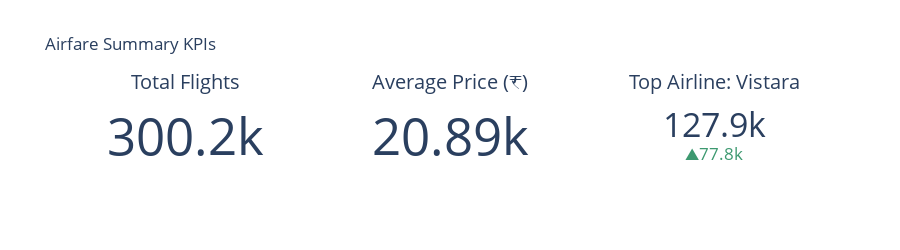
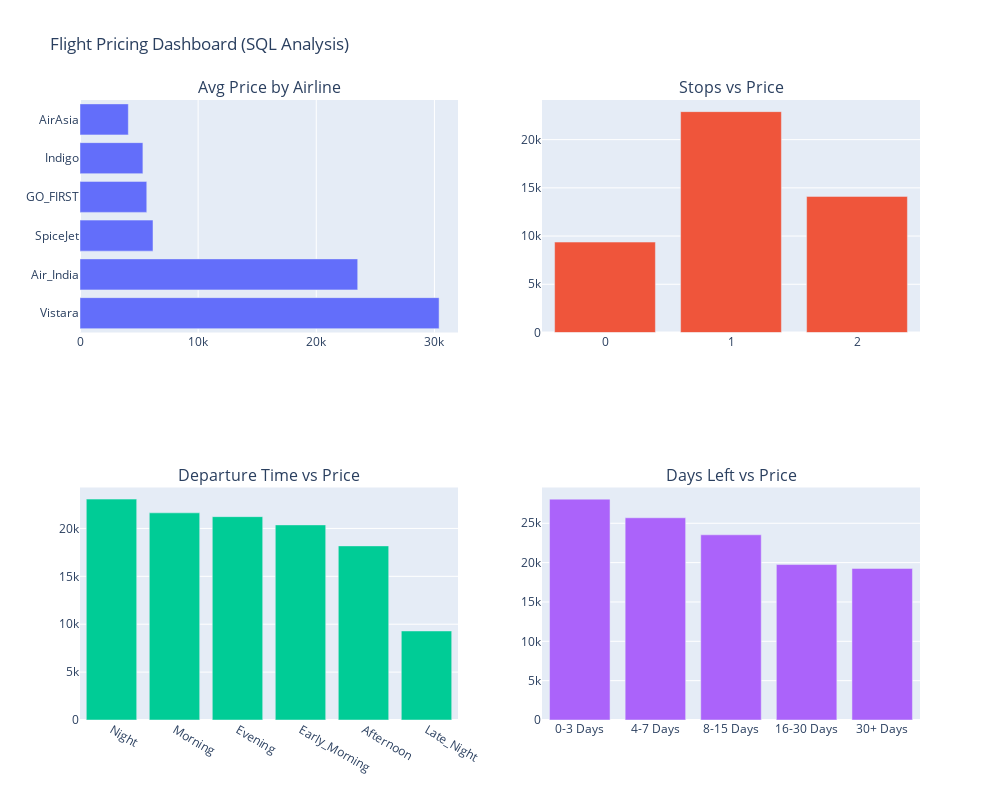

Notebook code for these charts, in order:
### Code cell
# Airfare Insights Dashboard.ipynb

import pandas as pd
import sqlite3
import plotly.express as px
import plotly.graph_objects as go
from plotly.subplots import make_subplots
import os

# Load cleaned data
df = pd.read_csv("after cleaning data/Indian_Airline_data.csv")
df["route"] = df["source_city"] + " → " + df["destination_city"]
df["price_per_minute"] = (df["price"] / df["Duration_in_Minutes"]).round(2)

# SQL Setup
conn = sqlite3.connect(":memory:")
df.to_sql("flights", conn, index=False, if_exists="replace")

# SQL Queries
sql_queries = {
    "avg_price_by_airline": """
        SELECT airline, ROUND(AVG(price), 2) AS avg_price
        FROM flights
        GROUP BY airline
        ORDER BY avg_price DESC;
    """,
    "stops_vs_avg_price": """
        SELECT total_stop AS stops, ROUND(AVG(price), 2) AS avg_price
        FROM flights
        GROUP BY stops
        ORDER BY stops;
    """,
    "avg_price_by_class_and_route": """
        SELECT class, route, ROUND(AVG(price), 2) AS avg_price
        FROM flights
        GROUP BY class, route
        ORDER BY avg_price DESC
        LIMIT 10;
    """,
    "departure_time_vs_avg_price": """
        SELECT departure_time, ROUND(AVG(price), 2) AS avg_price
        FROM flights
        GROUP BY departure_time
        ORDER BY avg_price DESC;
    """,
    "days_left_vs_avg_price": """
        SELECT CASE 
                   WHEN days_left BETWEEN 0 AND 3 THEN '0-3 Days'
                   WHEN days_left BETWEEN 4 AND 7 THEN '4-7 Days'
                   WHEN days_left BETWEEN 8 AND 15 THEN '8-15 Days'
                   WHEN days_left BETWEEN 16 AND 30 THEN '16-30 Days'
                   ELSE '30+ Days'
               END AS days_left_bucket,
               ROUND(AVG(price), 2) AS avg_price
        FROM flights
        GROUP BY days_left_bucket
        ORDER BY avg_price DESC;
    """
}

sql_outputs = {name: pd.read_sql(query, conn) for name, query in sql_queries.items()}

# Dashboard Output Directory
os.makedirs("dashboard", exist_ok=True)

# KPI Summary
total_flights = len(df)
avg_price = round(df["price"].mean(), 2)
top_airline = df["airline"].value_counts().idxmax()
top_airline_flights = df["airline"].value_counts().max()

fig_summary = go.Figure()
fig_summary.add_trace(go.Indicator(mode="number", value=total_flights, title="Total Flights", domain={"row": 0, "column": 0}))
fig_summary.add_trace(go.Indicator(mode="number", value=avg_price, title="Average Price (₹)", domain={"row": 0, "column": 1}))
fig_summary.add_trace(go.Indicator(mode="number+delta", value=top_airline_flights, delta={"reference": df["airline"].value_counts().mean()}, title=f"Top Airline: {top_airline}", domain={"row": 0, "column": 2}))
fig_summary.update_layout(grid={"rows": 1, "columns": 3, "pattern": "independent"}, title="Airfare Summary KPIs", height=250)
fig_summary.write_image("dashboard/summary_kpis.png")
fig_summary.show()

# Main Dashboard
fig_dashboard = make_subplots(rows=2, cols=2, subplot_titles=(
    "Avg Price by Airline", "Stops vs Price",
    "Departure Time vs Price", "Days Left vs Price"
))

# Add Subplot Traces
fig_dashboard.add_trace(go.Bar(x=sql_outputs['avg_price_by_airline']['avg_price'],
                               y=sql_outputs['avg_price_by_airline']['airline'], orientation='h'), row=1, col=1)

fig_dashboard.add_trace(go.Bar(x=sql_outputs['stops_vs_avg_price']['stops'],
                               y=sql_outputs['stops_vs_avg_price']['avg_price']), row=1, col=2)

fig_dashboard.add_trace(go.Bar(x=sql_outputs['departure_time_vs_avg_price']['departure_time'],
                               y=sql_outputs['departure_time_vs_avg_price']['avg_price']), row=2, col=1)

fig_dashboard.add_trace(go.Bar(x=sql_outputs['days_left_vs_avg_price']['days_left_bucket'],
                               y=sql_outputs['days_left_vs_avg_price']['avg_price']), row=2, col=2)

fig_dashboard.update_layout(
    height=800, width=1000,
    title_text="Flight Pricing Dashboard (SQL Analysis)",
    showlegend=False
)

fig_dashboard.write_image("dashboard/airfare_dashboard.png")
fig_dashboard.show()

### Figure 1 — Plotly figure (JSON) as saved in the notebook; plotly's stock layout.template omitted (floating-point values rounded to 4 significant figures)
{"data": [{"domain": {"column": 0, "row": 0}, "mode": "number", "title": {"text": "Total Flights"}, "type": "indicator", "value": 300153}, {"domain": {"column": 1, "row": 0}, "mode": "number", "title": {"text": "Average Price (₹)"}, "type": "indicator", "value": 20890.0}, {"delta": {"reference": 50030.0}, "domain": {"column": 2, "row": 0}, "mode": "number+delta", "title": {"text": "Top Airline: Vistara"}, "type": "indicator", "value": 127859}], "layout": {"grid": {"columns": 3, "pattern": "independent", "rows": 1}, "height": 250, "title": {"text": "Airfare Summary KPIs"}}}

### Figure 2 — Plotly figure (JSON) as saved in the notebook; plotly's stock layout.template omitted (floating-point values rounded to 4 significant figures)
{"data": [{"orientation": "h", "type": "bar", "x": [30400.0, 23510.0, 6179.0, 5652.0, 5324.0, 4091.0], "xaxis": "x", "y": ["Vistara", "Air_India", "SpiceJet", "GO_FIRST", "Indigo", "AirAsia"], "yaxis": "y"}, {"type": "bar", "x": [0, 1, 2], "xaxis": "x2", "y": [9376.0, 22900.0, 14110.0], "yaxis": "y2"}, {"type": "bar", "x": ["Night", "Morning", "Evening", "Early_Morning", "Afternoon", "Late_Night"], "xaxis": "x3", "y": [23060.0, 21630.0, 21230.0, 20370.0, 18180.0, 9295.0], "yaxis": "y3"}, {"type": "bar", "x": ["0-3 Days", "4-7 Days", "8-15 Days", "16-30 Days", "30+ Days"], "xaxis": "x4", "y": [28070.0, 25700.0, 23530.0, 19750.0, 19260.0], "yaxis": "y4"}], "layout": {"annotations": [{"font": {"size": 16}, "showarrow": false, "text": "Avg Price by Airline", "x": 0.225, "xanchor": "center", "xref": "paper", "y": 1, "yanchor": "bottom", "yref": "paper"}, {"font": {"size": 16}, "showarrow": false, "text": "Stops vs Price", "x": 0.775, "xanchor": "center", "xref": "paper", "y": 1, "yanchor": "bottom", "yref": "paper"}, {"font": {"size": 16}, "showarrow": false, "text": "Departure Time vs Price", "x": 0.225, "xanchor": "center", "xref": "paper", "y": 0.375, "yanchor": "bottom", "yref": "paper"}, {"font": {"size": 16}, "showarrow": false, "text": "Days Left vs Price", "x": 0.775, "xanchor": "center", "xref": "paper", "y": 0.375, "yanchor": "bottom", "yref": "paper"}], "height": 800, "showlegend": false, "title": {"text": "Flight Pricing Dashboard (SQL Analysis)"}, "width": 1000, "xaxis": {"anchor": "y", "domain": [0, 0.45]}, "xaxis2": {"anchor": "y2", "domain": [0.55, 1]}, "xaxis3": {"anchor": "y3", "domain": [0, 0.45]}, "xaxis4": {"anchor": "y4", "domain": [0.55, 1]}, "yaxis": {"anchor": "x", "domain": [0.625, 1]}, "yaxis2": {"anchor": "x2", "domain": [0.625, 1]}, "yaxis3": {"anchor": "x3", "domain": [0, 0.375]}, "yaxis4": {"anchor": "x4", "domain": [0, 0.375]}}}
